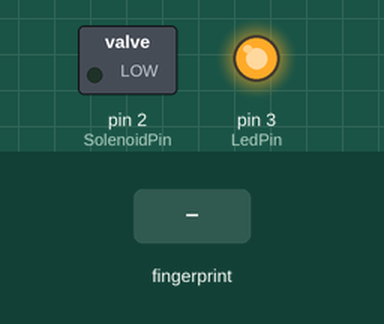
Simulated run of this sketch. Board: Arduino Uno, built with avr-gcc and run on an emulated ATmega328P. On the bench: switched loads named in the sketch (green lamp = pin HIGH), output pins drawn as LEDs (lit = HIGH). The test bench sets the inputs (shaded band).

Above: at 2.2 s.
2.3 s: finger stored as number 1 placed on the sensor
At 3.9 s:
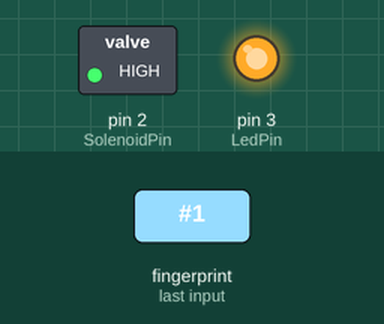
Timing chart, 0 to 5.4 s (numbered marks = the images above; inputs shaded):
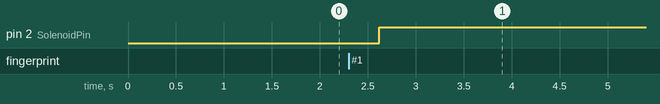

Measured:
- after the input at 2.3 s, pin 2 (SolenoidPin): LOW → HIGH after 0.32 s

The sketch:

FingerPrint.ino
```cpp
#include <Adafruit_Fingerprint.h>
#include <SoftwareSerial.h>

int getFingerprintIDez();
bool locked = true;
SoftwareSerial mySerial(11, 12);
Adafruit_Fingerprint finger = Adafruit_Fingerprint(&mySerial);
int SolenoidPin = 2;
int LedPin = 3;

void setup()
{
  pinMode(SolenoidPin, OUTPUT);
  pinMode(LedPin, OUTPUT);
  digitalWrite(LedPin, HIGH);
  Serial.begin(9600);
  finger.begin(57600);
}
void loop()
{
  getFingerprintIDez();
}

int getFingerprintIDez() {
  uint8_t p = finger.getImage();
  if (p != FINGERPRINT_OK)  return -1;

  p = finger.image2Tz();
  if (p != FINGERPRINT_OK)  return -1;

  p = finger.fingerFastSearch();
  if (p != FINGERPRINT_OK)  return -1;

  if (locked == true) {
    digitalWrite(SolenoidPin, HIGH);
    locked = false;
    delay(2000);

  } else {
    digitalWrite(SolenoidPin, LOW);
    locked = true;
    delay(2000);
  }
  return finger.fingerID;
}
```
